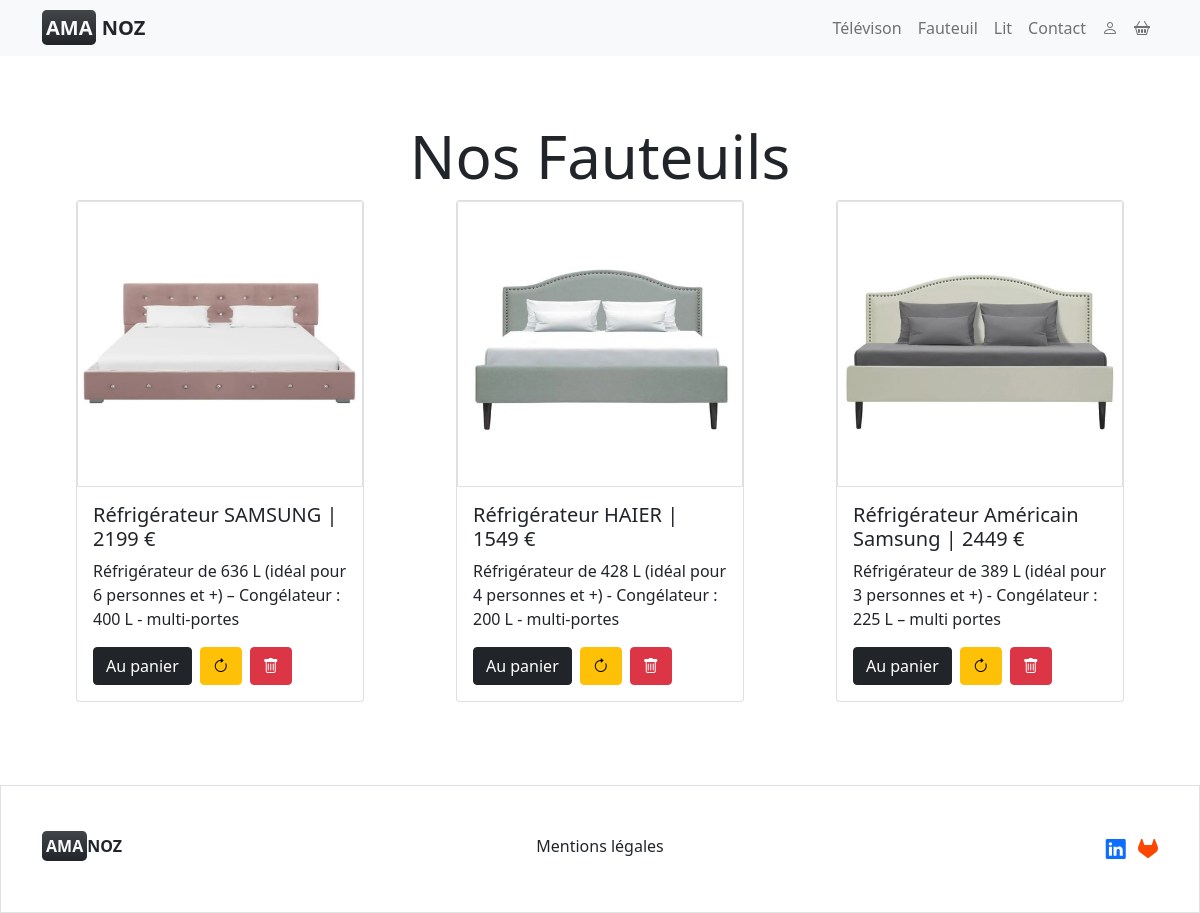
The page /lit.php (signed in) on the database its author committed.
### tables this page shows
CREATE TABLE Article(
	id_article INTEGER NOT NULL Auto_Increment,
	nom_article varchar(100),
	description_article varchar(1000),
	prix_article float,
	image_article varchar(150),
	num_catalogue INTEGER NOT NULL,
	PRIMARY KEY(id_article),
	FOREIGN KEY(num_catalogue) REFERENCES Catalogue(id_catalogue)
);

### lit.php (the view, shortened to what this page needs)
<?php
require('bddconnexion.php');
$req = $bdd->prepare('Select * from article where num_catalogue=2; ');
$req->execute();
$res = $req->fetchAll();
?>
<!DOCTYPE html>
<html>
<?php include("head.php") ?>
<body>
    <?php
    include("header.php");
    ?>
    <main class="mt-120 mb-75">
        <div class="container ">
            <h1 class="text-center fs-50 "> Nos Fauteuils</h1>
            <div class="row">
                <?php foreach ($res as $article) : ?>
                    <div class="col-12 col-md-6 col-lg-4 mb-2">
                        <div class="card mx-auto" style="width: 18rem;">
                            <?php
                            echo '<img src="img/' . $article['image_article'] . '" class="card-img-top border" alt="article">';
                            ?>
                            <div class="card-body">
                                <h5 class="card-title"><?= $article['nom_article'] . ' | ' . $article['prix_article'] . ' €' ?></h5>
                                <p class="card-text"><?= $article['description_article'] ?></p>
                                <?php
                                echo '<a href="panier.php?id=' . $article['id_article'] . '" class="btn btn-dark me-2">Au panier</a>';
                                echo '<a href="updateArticle.php?id=' . $article['id_article'] . '" class="btn btn-warning me-2"><i class="bi bi-arrow-clockwise "></i></a>';
                                echo '<a href="delete.php?id=' . $article['id_article'] . '" class="btn btn-danger"><i class="bi bi-trash"></i></a>';
                                ?>
                            </div>
                        </div>
                    </div>
                <?php endforeach; ?>
            </div>
        </div>
    </main>
    <?php include("footer.php"); ?>

### head.php (style rules this page uses)
.mt-120 { margin-top: 120px; }
.fs-50 { font-size: 60px; }
.mb-75 { margin-bottom: 75px; }
h5 { margin-bottom: 75px; }

### rows shown on the page
article: image_article (picture), nom_article "Réfrigérateur SAMSUNG", prix_article "2199", description_article "Réfrigérateur de 636 L (idéal pour 6 personnes et +) – Congélateur : 400 L - multi-portes"
article: image_article (picture), nom_article "Réfrigérateur HAIER", prix_article "1549", description_article "Réfrigérateur de 428 L (idéal pour 4 personnes et +) - Congélateur : 200 L - multi-portes"
article: image_article (picture), nom_article "Réfrigérateur Américain Samsung", prix_article "2449", description_article "Réfrigérateur de 389 L (idéal pour 3 personnes et +) - Congélateur : 225 L – multi portes"
